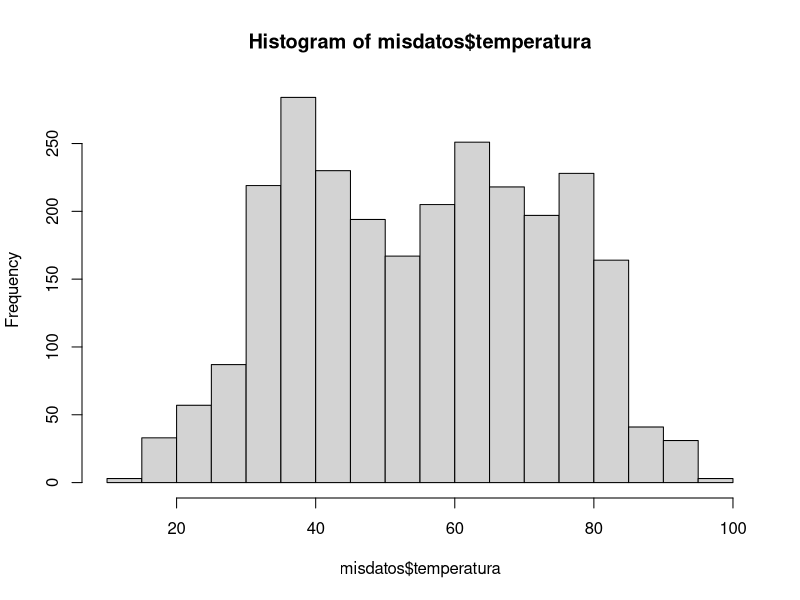
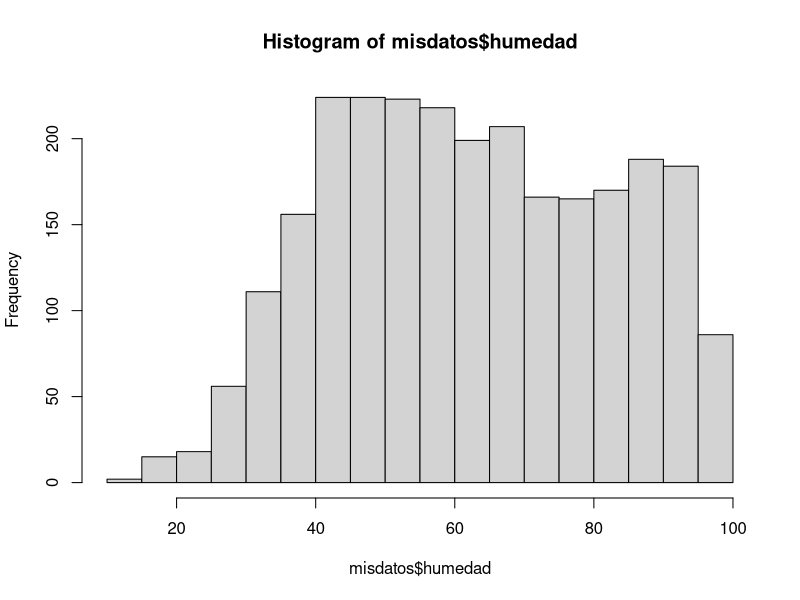

These charts were generated, in order, by the following R code: (Note: this script raises an error after producing the figures.)
# nombre del archivo a mandar por correo: dominique_palacios_estadistica_leiva.R
# nombre_apellido_inferencia_profesor.R
# ejemplo:
# juan_perez_estadistica_mayer.R
# No olvide ejecutar las líneas 6 y 11 antes de empezar el resto del trabajo
library(readxl)


# 1. Use la función read_excel para cargar los datos que se encuentran en el archivo excel datos_ie.xlsx
misdatos <- read_excel("datos_ie.xlsx")





# 2. Para la variable "velocidad_viento", que es una de las columnas de los datos 
# que acaba de cargar, encuentre lo siguiente usando la función quantile:
# 2.1 el cuantil 0.025 (2 pto)
quantile(misdatos$velocidad_viento,0.025)
# 2.2 la mediana (2 pto)
median(misdatos$velocidad_viento)
# 2.3 el cuantil 0.975 (2 pto)
quantile(misdatos$velocidad_viento,0.975)
# Nota la función quantile es la que calcula cuantiles de un vector. Por ejemplo si el vector se llama x y
# queremos calcular el cuantil 37 escribiremos en R quantile(x, 0.37)





# 3. Para la variable "temperatura" compute lo siguiente
# 3.1 la media (2 pto)
mean(misdatos$temperatura)
# 3.2 la desviación estandar    (2 pto)
sd(misdatos$temperatura)
# 3.3 la cantidad de observaciones (n)   (2 pto)
#en Global Enviroment sale la cantidad de datos que tiene cada variable,
#osea hay 2612 obs.
# 3.4 la desviación estandar, dividida por la raíz de n  (2 pto)
(sd(misdatos$temperatura)/(2612)^(1/2))
  


# 4. Grafique los histogramas de estas cuatro variables: temperatura, humedad,
# punto_rocio y velocidad_viento. Puede usar cualquier función y paquete de R (4 pts)

hist(misdatos$temperatura)
hist(misdatos$humedad)
his(misdatos$punto_rocio)
hist(misdatos$velocidad_viento)
# 5. Use el comando pnorm, para encontrar la probabilidad de que una variable aleatoria normal
# estándard esté entre -1 y 1.2, es decir, encontrar P(-1 <= z <= 1.2)
# Nota, el comando pnorm asume por defecto que nuestra normal es estándar. (2 pto)
(pnorm(1.2,0,1)-pnorm(-1,0,1))
